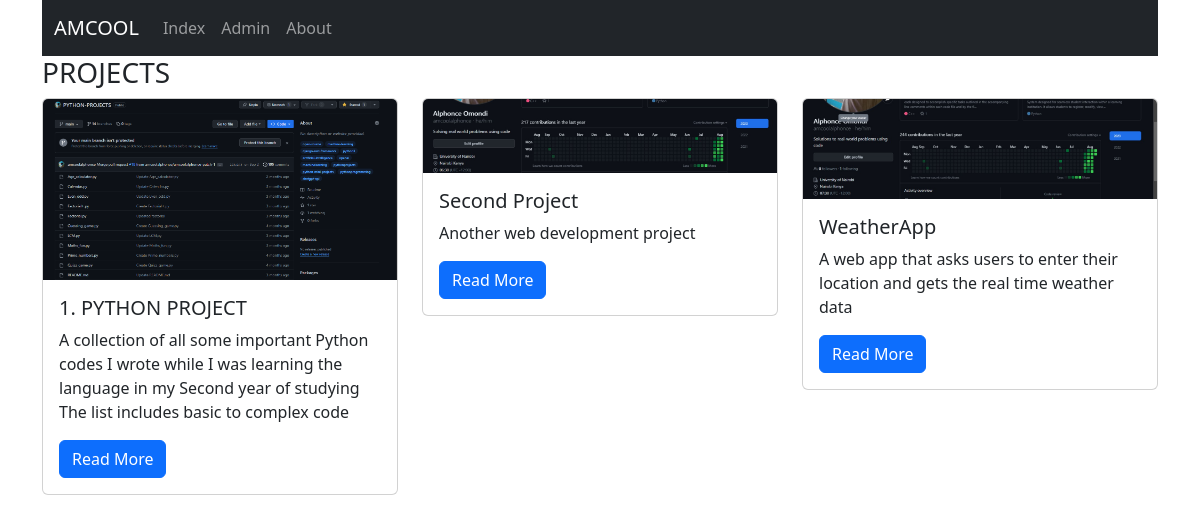
The app's page /index/ with its own data.
### alphonce/models.py (models this page shows)
class Project(models.Model):
    title = models.CharField(max_length=100)
    description = models.TextField()
    technology = models.CharField(max_length=20)
    image = models.FileField(upload_to="project_images/", blank=True)

### alphonce/views.py (the view)
# urls.py: path('index/', views.index, name='index'),
def index(request):
        projects = Project.objects.all()
        context = {
                "projects": projects
        }
        return render(request, 'alphonce/index.html', context)

### alphonce/templates/alphonce/index.html
{% extends "alphonce/base.html" %}
{% block content %}
<h3>PROJECTS</h3>
<div class="row">
{% for project in projects %}
    <div class="col-md-4">
        <div class="card mb-2">
            {% if project.image %}
            <img class="card-img-top" src="{{ project.image.url }}">
            {% endif %}
            <div class="card-body">
                <h5 class="card-title">{{ project.title }}</h5>
                <p class="card-text">{{ project.description }}</p>
                <a href="https://github.com/amcoolalphonce/PYTHON-PROJECTS"
                   class="btn btn-primary">
                    Read More
                </a>
            </div>
        </div>
    </div>
    {% endfor %}
</div>
{% endblock %}

### alphonce/templates/alphonce/base.html (shortened to what this page needs)
{% load static %}
<!DOCTYPE html>
<html lang="en">
<head>
        <link rel="stylesheet" href="https://cdn.jsdelivr.net/npm/bootstrap@5.3.0/dist/css/bootstrap.min.css"  rel="stylesheet" >
        <link href="https://cdn.jsdelivr.net/npm/bootstrap@5.3.1/dist/css/bootstrap.min.css" rel="stylesheet">
</head>
<body class="container">
        <nav class="navbar navbar-expand-lg navbar-dark bg-dark">
                <div class="container">
                        <a class="navbar-brand" href="#">AMCOOL</a>
                        <div class="collapse navbar-collapse" id="navbarNav">
                                <ul class="navbar-nav">
                                        <li class="nav-item active">
                                                <a class="nav-link" href="{% url 'index' %}">Index</a>
                                        </li>
                                        <li class="nav-item">
                                                <a class="nav-link" href="#">Admin</a>
                                        </li>
                                        <li class="nav-item">
                                                <a class="nav-link" href="{% url 'about' %}">About</a>
                                        </li>
                                </ul>
                        </div>
                </div>
        </nav>
        {% block content %}{% endblock content %}
</body>
</html>

### records on screen
Project: image (picture), title "1. PYTHON PROJECT", description "A collection of all some important Python codes I wrote while I was learning the language in my Second year of studying The list includes basic to complex code"
Project: image (picture), title "Second Project", description "Another web development project"
Project: image (picture), title "WeatherApp", description "A web app that asks users to enter their location and gets the real time weather data"
